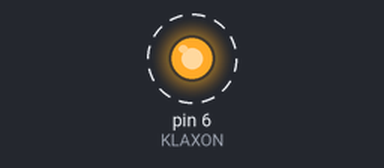
Simulated run of this sketch. Board: Arduino Uno, built with avr-gcc and run on an emulated ATmega328P. On the bench: output pins drawn as LEDs (lit = HIGH). Dashed ring = blinking.

Above: at 0.2 s.
Timing chart, 0 to 3.0 s (numbered marks = the images above):
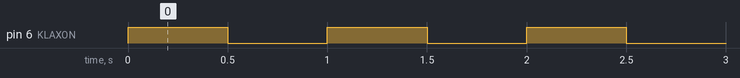

The sketch:

KLAXONTEST.ino
```cpp
#define KLAXON 6
void setup() {
  // put your setup code here, to run once:
 pinMode(KLAXON, OUTPUT);
 Serial.begin(9600);
}

void loop() {
  digitalWrite(KLAXON,HIGH);
  delay(500);
  digitalWrite(KLAXON,LOW);
  delay(500);
}
```

Measured:
- by itself, pin 6 (KLAXON): alternates HIGH for 0.50 s and LOW for 0.50 s
